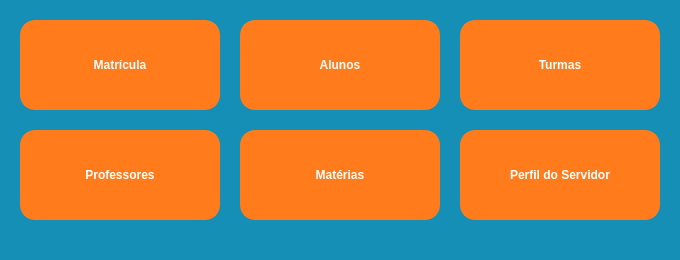
<?xml version="1.0" encoding="UTF-8"?>
<ui version="4.0">
 <class>homeServidor</class>
 <widget class="QMainWindow" name="homeServidor">
  <property name="geometry">
   <rect>
    <x>0</x>
    <y>0</y>
    <width>680</width>
    <height>260</height>
   </rect>
  </property>
  <property name="sizePolicy">
   <sizepolicy hsizetype="Fixed" vsizetype="Fixed">
    <horstretch>0</horstretch>
    <verstretch>0</verstretch>
   </sizepolicy>
  </property>
  <property name="minimumSize">
   <size>
    <width>680</width>
    <height>260</height>
   </size>
  </property>
  <property name="maximumSize">
   <size>
    <width>680</width>
    <height>260</height>
   </size>
  </property>
  <property name="windowTitle">
   <string>Início</string>
  </property>
  <widget class="QWidget" name="centralwidget">
   <property name="styleSheet">
    <string notr="true">#centralwidget {
background-color:  rgb(21, 143, 181);
}</string>
   </property>
   <widget class="QPushButton" name="btnMatricula">
    <property name="geometry">
     <rect>
      <x>20</x>
      <y>20</y>
      <width>200</width>
      <height>90</height>
     </rect>
    </property>
    <property name="font">
     <font>
      <weight>75</weight>
      <bold>true</bold>
     </font>
    </property>
    <property name="styleSheet">
     <string notr="true">border: 2px solid rgb(255, 123, 28);
border-radius: 15px;
background-color: rgb(255, 123, 28);
color: #fff;</string>
    </property>
    <property name="text">
     <string>Matrícula</string>
    </property>
    <property name="icon">
     <iconset>
      <normaloff>icons/matricula.png</normaloff>icons/matricula.png</iconset>
    </property>
    <property name="iconSize">
     <size>
      <width>32</width>
      <height>32</height>
     </size>
    </property>
    <property name="flat">
     <bool>false</bool>
    </property>
   </widget>
   <widget class="QPushButton" name="btnAlunos">
    <property name="geometry">
     <rect>
      <x>240</x>
      <y>20</y>
      <width>200</width>
      <height>90</height>
     </rect>
    </property>
    <property name="font">
     <font>
      <weight>75</weight>
      <bold>true</bold>
     </font>
    </property>
    <property name="styleSheet">
     <string notr="true">border: 2px solid rgb(255, 123, 28);
border-radius: 15px;
background-color: rgb(255, 123, 28);
color: #fff;</string>
    </property>
    <property name="text">
     <string>Alunos</string>
    </property>
    <property name="icon">
     <iconset>
      <normaloff>icons/alunos.png</normaloff>icons/alunos.png</iconset>
    </property>
    <property name="iconSize">
     <size>
      <width>32</width>
      <height>32</height>
     </size>
    </property>
   </widget>
   <widget class="QPushButton" name="btnMaterias">
    <property name="geometry">
     <rect>
      <x>240</x>
      <y>130</y>
      <width>200</width>
      <height>90</height>
     </rect>
    </property>
    <property name="font">
     <font>
      <weight>75</weight>
      <bold>true</bold>
     </font>
    </property>
    <property name="styleSheet">
     <string notr="true">border: 2px solid rgb(255, 123, 28);
border-radius: 15px;
background-color: rgb(255, 123, 28);
color: #fff;</string>
    </property>
    <property name="text">
     <string>Matérias</string>
    </property>
    <property name="icon">
     <iconset>
      <normaloff>icons/materias.png</normaloff>icons/materias.png</iconset>
    </property>
    <property name="iconSize">
     <size>
      <width>32</width>
      <height>32</height>
     </size>
    </property>
   </widget>
   <widget class="QPushButton" name="btnProfessores">
    <property name="geometry">
     <rect>
      <x>20</x>
      <y>130</y>
      <width>200</width>
      <height>90</height>
     </rect>
    </property>
    <property name="font">
     <font>
      <weight>75</weight>
      <bold>true</bold>
     </font>
    </property>
    <property name="styleSheet">
     <string notr="true">border: 2px solid rgb(255, 123, 28);
border-radius: 15px;
background-color: rgb(255, 123, 28);
color: #fff;</string>
    </property>
    <property name="text">
     <string>Professores</string>
    </property>
    <property name="icon">
     <iconset>
      <normaloff>icons/alunos.png</normaloff>icons/alunos.png</iconset>
    </property>
    <property name="iconSize">
     <size>
      <width>32</width>
      <height>32</height>
     </size>
    </property>
   </widget>
   <widget class="QPushButton" name="btnTurmas">
    <property name="geometry">
     <rect>
      <x>460</x>
      <y>20</y>
      <width>200</width>
      <height>90</height>
     </rect>
    </property>
    <property name="font">
     <font>
      <weight>75</weight>
      <bold>true</bold>
     </font>
    </property>
    <property name="styleSheet">
     <string notr="true">border: 2px solid rgb(255, 123, 28);
border-radius: 15px;
background-color: rgb(255, 123, 28);
color: #fff;</string>
    </property>
    <property name="text">
     <string>Turmas</string>
    </property>
    <property name="icon">
     <iconset>
      <normaloff>icons/turma.png</normaloff>icons/turma.png</iconset>
    </property>
    <property name="iconSize">
     <size>
      <width>32</width>
      <height>32</height>
     </size>
    </property>
   </widget>
   <widget class="QPushButton" name="btnPerfil">
    <property name="geometry">
     <rect>
      <x>460</x>
      <y>130</y>
      <width>200</width>
      <height>90</height>
     </rect>
    </property>
    <property name="font">
     <font>
      <weight>75</weight>
      <bold>true</bold>
     </font>
    </property>
    <property name="styleSheet">
     <string notr="true">border: 2px solid rgb(255, 123, 28);
border-radius: 15px;
background-color: rgb(255, 123, 28);
color: #fff;</string>
    </property>
    <property name="text">
     <string>Perfil do Servidor</string>
    </property>
    <property name="icon">
     <iconset>
      <normaloff>icons/person.png</normaloff>icons/person.png</iconset>
    </property>
    <property name="iconSize">
     <size>
      <width>32</width>
      <height>32</height>
     </size>
    </property>
   </widget>
   <widget class="QPushButton" name="btnExit">
    <property name="geometry">
     <rect>
      <x>620</x>
      <y>224</y>
      <width>32</width>
      <height>32</height>
     </rect>
    </property>
    <property name="font">
     <font>
      <weight>75</weight>
      <bold>true</bold>
     </font>
    </property>
    <property name="toolTip">
     <string>Sair</string>
    </property>
    <property name="styleSheet">
     <string notr="true"/>
    </property>
    <property name="text">
     <string/>
    </property>
    <property name="icon">
     <iconset>
      <normaloff>icons/exit.png</normaloff>icons/exit.png</iconset>
    </property>
    <property name="iconSize">
     <size>
      <width>32</width>
      <height>32</height>
     </size>
    </property>
    <property name="flat">
     <bool>true</bool>
    </property>
   </widget>
  </widget>
 </widget>
 <resources/>
 <connections/>
</ui>
